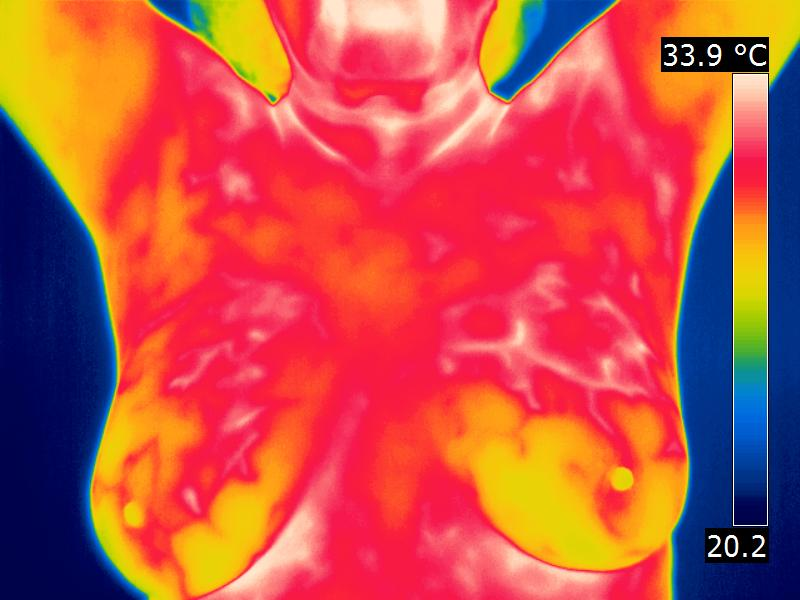
#> input picture help/thermal_image.jpg, 800 x 600 px
$ python try6.py
#> lines starting #> are read from the running program, lines starting #| are printed output that depends on the picture; after the words box and inside, x2 and y2 are one past the last pixel; in counts of white or black regions, pixels touching at a corner belong together
#> further down, image is the input picture: shape (600, 800, 3); mean B, G, R 73.4, 80.3, 196.4
import cv2 as cv
import numpy as np

def KMeansBackgroundElimination(img):
    k = 2
    image = cv.cvtColor(img, cv.COLOR_BGR2RGB)

    # converting RGB image matrix into array of float values for opencv kmeans procedure
    pixel_vals = image.reshape((-1,3))
    pixel_vals = np.float32(pixel_vals)

    # kmeans setup and execution
    # setting iterations to 100 and accuracy to 85%
    criteria = (cv.TERM_CRITERIA_EPS + cv.TERM_CRITERIA_MAX_ITER, 100, 0.85)
    # calling kmeans function of opencv
    retval, labels, centers = cv.kmeans(pixel_vals, k, None, criteria, 10, cv.KMEANS_RANDOM_CENTERS)
#> retval = 2.64e+09; centers = [[247.8, 92, 63.96], [3.64, 36.35, 108.8]]

    # converting segmentation result from float array to RGB matrix
    centers = np.uint8(centers)
#> centers = [[247, 92, 63], [3, 36, 108]]
    segmented_data = centers[labels.flatten()]
    segmented_image = segmented_data.reshape((image.shape))
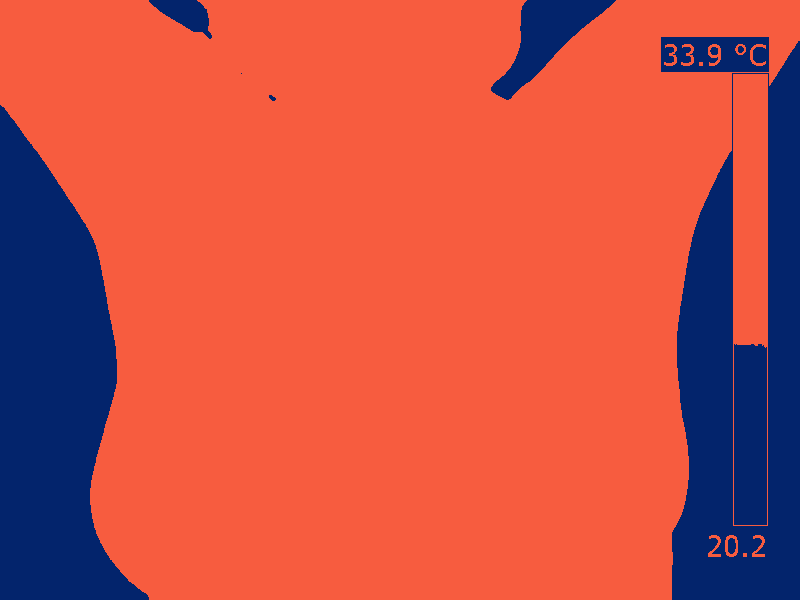
#> segmented_image: shape (600, 800, 3); mean R, G, B 195.8, 80.2, 72.4

    # converting result into Binary format (0(Black), 255(White))
    segmented_image = cv.cvtColor(segmented_image, cv.COLOR_RGB2BGR)
    segmented_gray_image = cv.cvtColor(segmented_image, cv.COLOR_BGR2GRAY)
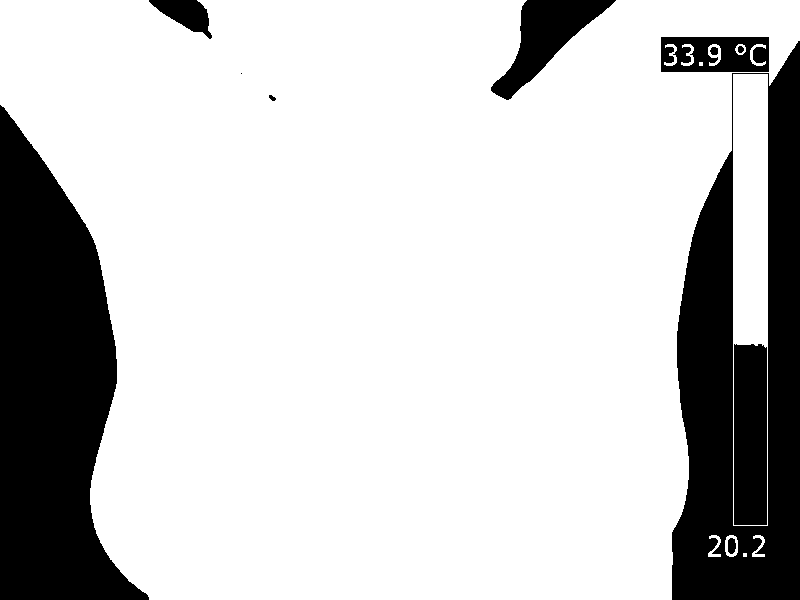
#> segmented_gray_image: shape (600, 800); values 34 (black) and 135 (white), 79% white; 11 black regions (1 under 20 px), largest, box (x1, y1, x2, y2) and area: (0, 105, 149, 600) 45168, (672, 41, 800, 600) 40271, (734, 344, 767, 525) 5938
    bwThresh, segmented_bw_image = cv.threshold(segmented_gray_image, 0, 255, cv.THRESH_BINARY + cv.THRESH_OTSU)
#> bwThresh = 34
    return segmented_bw_image

image = cv.imread("thermal_image.jpg")
result = KMeansBackgroundElimination(image)
edges = cv.Canny(result, 0, 255)
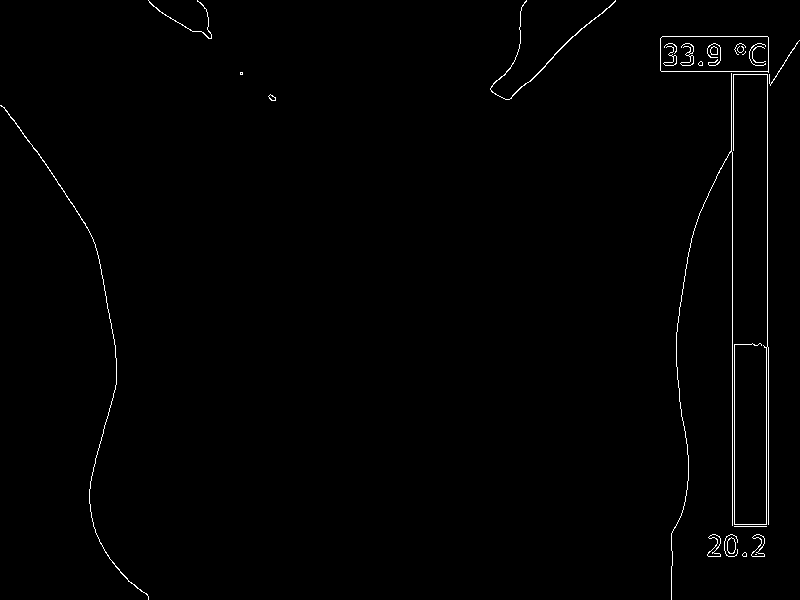
#> edges: shape (600, 800); 0.84% white in thin lines or dots
cv.imshow("input", image)
cv.imshow("result", result)
cv.imshow("edges", edges)
cv.waitKey()
